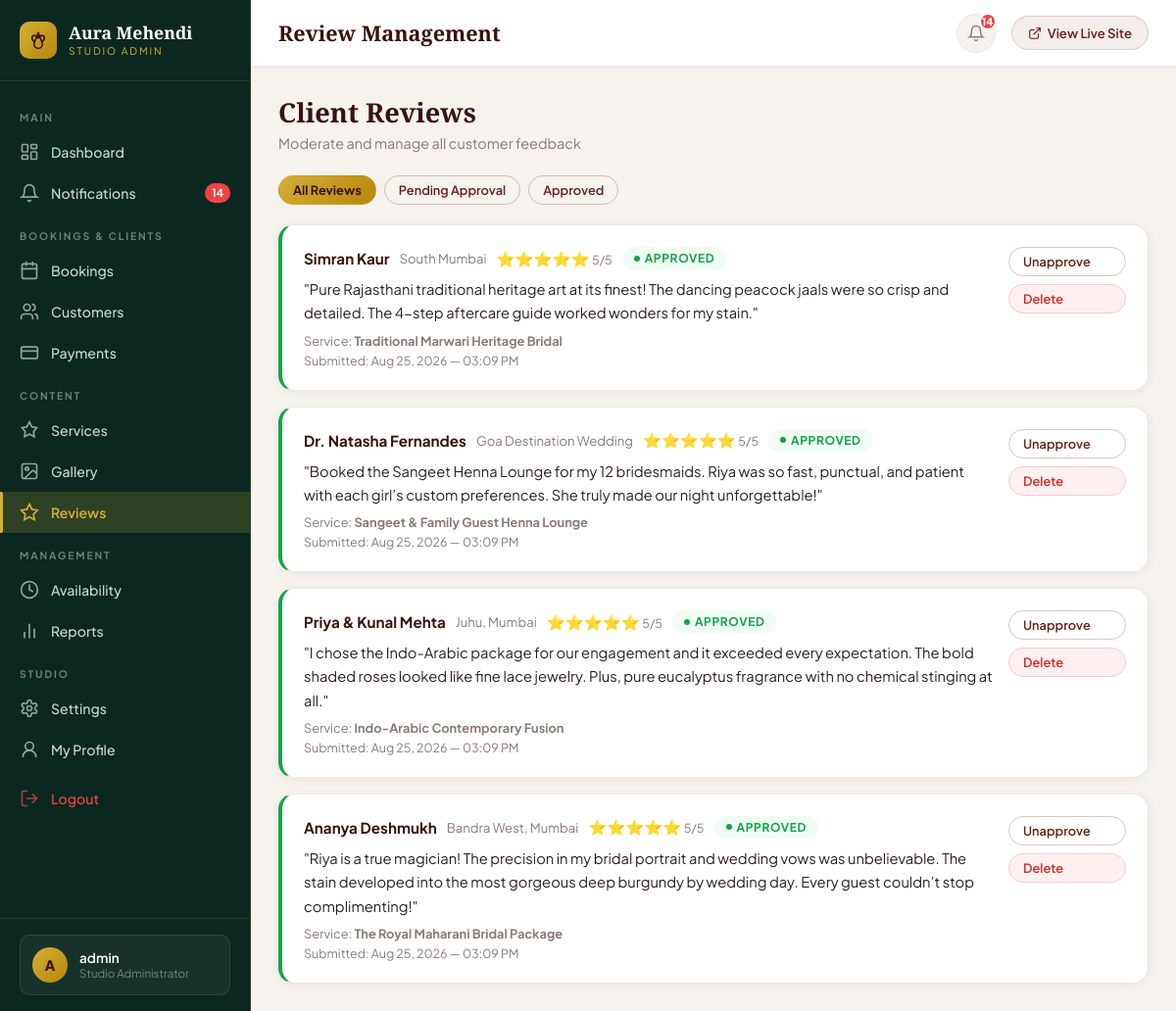
/admin-panel/reviews/ (signed in), run on the app's committed database.
### booking/models.py (models this page shows, shortened)
class Review(models.Model):
    user = models.ForeignKey(User, null=True, blank=True, on_delete=models.SET_NULL, related_name='reviews')
    booking = models.ForeignKey(Booking, null=True, blank=True, on_delete=models.SET_NULL, related_name='review')
    client_name = models.CharField(max_length=120)
    client_location = models.CharField(max_length=120, default='Mumbai, Maharashtra')
    service_taken = models.ForeignKey(Service, null=True, blank=True, on_delete=models.SET_NULL, related_name='reviews')
    rating = models.PositiveSmallIntegerField(default=5, choices=[(1, '1 Star'), (2, '2 Stars'), (3, '3 Stars'), (4, '4 Stars'), (5, '5 Stars')])
    comment = models.TextField()
    is_approved = models.BooleanField(default=True)
    created_at = models.DateTimeField(auto_now_add=True)
    class Meta:
        ordering = ['-created_at']

class Service(models.Model):
    CATEGORY_CHOICES = [
        ('bridal', 'Bridal Couture'),
        ('arabic', 'Arabic & Floral'),
        ('indo_western', 'Indo-Western & Fusion'),
        ('mandala', 'Mandala & Minimalist'),
        ('party', 'Sangeet & Party Mehendi'),
        ('traditional', 'Traditional Rajasthani/Marwari'),
    ]
    title = models.CharField(max_length=120)
    category = models.CharField(max_length=50, choices=CATEGORY_CHOICES, default='bridal')
    tagline = models.CharField(max_length=200, blank=True, help_text="Short highlight, e.g., 'Elaborate elbow-length bridal intricacy'")
    description = models.TextField()
    price = models.DecimalField(max_digits=8, decimal_places=2)
    duration_hours = models.DecimalField(max_digits=4, decimal_places=1, default=2.0)
    badge = models.CharField(max_length=50, blank=True, help_text="e.g. 'Most Popular', 'Bridal Signature'")
    image_url = models.CharField(max_length=400, blank=True, help_text="Image URL or static path")
    image = models.ImageField(upload_to='services/', null=True, blank=True, help_text="Upload image (overrides image URL)")
    features_list = models.TextField(blank=True, help_text="Enter features separated by commas or newlines")
    is_featured = models.BooleanField(default=False)
    is_active = models.BooleanField(default=True, help_text="Inactive services won't appear on the public site")
    created_at = models.DateTimeField(auto_now_add=True)
    class Meta:
        ordering = ['-is_featured', 'price']

### panel/views.py (the view)
# urls.py: path('reviews/', views.reviews_list, name='reviews_list'),
@staff_member_required(login_url='/login/')
def reviews_list(request):
    filter_type = request.GET.get('filter', 'all')
    qs = Review.objects.select_related('service_taken', 'user').all()
    if filter_type == 'pending':
        qs = qs.filter(is_approved=False)
    elif filter_type == 'approved':
        qs = qs.filter(is_approved=True)
    return render(request, 'panel/reviews/list.html', {
        'reviews': qs,
        'filter_type': filter_type,
        'unread_count': _get_unread_count(),
    })

### panel/views.py (called while the page is built)
def _get_unread_count():
    return Notification.objects.filter(is_read=False).count()

### panel/templates/panel/reviews/list.html (shortened to what this page needs)
{% extends 'panel/base_admin.html' %}
{% block page_title %}Review Management{% endblock %}
{% block content %}
<div class="page-header">
  <div class="page-header-left">
    <h1>Client Reviews</h1>
    <p>Moderate and manage all customer feedback</p>
  </div>
</div>
<div style="display:flex;gap:8px;margin-bottom:20px;">
  <a href="{% url 'panel:reviews_list' %}" class="btn-admin btn-admin-sm {% if filter_type == 'all' %}btn-admin-gold{% else %}btn-admin-outline{% endif %}">All Reviews</a>
  <a href="?filter=pending" class="btn-admin btn-admin-sm {% if filter_type == 'pending' %}btn-admin-gold{% else %}btn-admin-outline{% endif %}">Pending Approval</a>
  <a href="?filter=approved" class="btn-admin btn-admin-sm {% if filter_type == 'approved' %}btn-admin-gold{% else %}btn-admin-outline{% endif %}">Approved</a>
</div>
<div style="display:flex;flex-direction:column;gap:16px;">
  {% for review in reviews %}
    <div class="card" style="border-left:4px solid {% if review.is_approved %}#16a34a{% else %}#f59e0b{% endif %};">
      <div class="card-body">
        <div style="display:flex;align-items:flex-start;justify-content:space-between;gap:16px;">
          <div style="flex:1;">
            <div style="display:flex;align-items:center;gap:10px;margin-bottom:8px;flex-wrap:wrap;">
              <strong style="font-size:0.95rem;color:var(--henna-dark);">{{ review.client_name }}</strong>
              <span style="color:var(--text-muted);font-size:0.82rem;">{{ review.client_location }}</span>
              <div style="color:var(--gold);font-size:0.95rem;">
                {% for i in "12345" %}{% if forloop.counter <= review.rating %}⭐{% endif %}{% endfor %}
                <span style="color:var(--text-muted);font-size:0.78rem;">{{ review.rating }}/5</span>
              </div>
              {% if review.is_approved %}
                <span class="status-pill" style="background:#f0fdf4;color:#16a34a;">Approved</span>
              {% else %}
                <span class="status-pill" style="background:#fffbeb;color:#d97706;">Pending</span>
              {% endif %}
            </div>
            <p style="font-size:0.92rem;line-height:1.65;color:var(--text-main);">"{{ review.comment }}"</p>
            {% if review.service_taken %}
              <div style="margin-top:8px;font-size:0.8rem;color:var(--text-muted);">
                Service: <strong>{{ review.service_taken.title }}</strong>
              </div>
            {% endif %}
            <div style="font-size:0.78rem;color:var(--text-muted);margin-top:4px;">
              Submitted: {{ review.created_at|date:"M d, Y — h:i A" }}
            </div>
          </div>
          <div style="display:flex;flex-direction:column;gap:8px;flex-shrink:0;">
            <form method="POST" action="{% url 'panel:review_approve' review.pk %}">
              <button type="submit" class="btn-admin btn-admin-sm {% if review.is_approved %}btn-admin-outline{% else %}btn-admin-success{% endif %}" style="width:120px;">
                {% if review.is_approved %}Unapprove{% else %}✅ Approve{% endif %}
              </button>
            </form>
            <form method="POST" action="{% url 'panel:review_delete' review.pk %}" onsubmit="return confirm('Delete this review permanently?')">
              <button type="submit" class="btn-admin btn-admin-danger btn-admin-sm" style="width:120px;">Delete</button>
            </form>
          </div>
        </div>
      </div>
    </div>
  {% empty %}
    <div style="text-align:center;padding:60px;color:var(--text-muted);">
      <div style="font-size:2.5rem;margin-bottom:12px;">⭐</div>
      <h3>No Reviews Found</h3>
    </div>
  {% endfor %}
</div>
{% endblock %}

### panel/templates/panel/base_admin.html (shortened to what this page needs)
{% load static %}
<!DOCTYPE html>
<html lang="en">
<head>
  <link rel="stylesheet" href="{% static 'panel/css/admin.css' %}">
</head>
<body>
<aside class="admin-sidebar" id="admin-sidebar">
  <a href="{% url 'panel:dashboard' %}" class="sidebar-brand">
    <div class="sidebar-brand-icon">
      <svg width="20" height="20" viewBox="0 0 24 24" fill="none" stroke="currentColor" stroke-width="2" stroke-linecap="round">
        <path d="M12 2C12 7 7 12 7 17a5 5 0 0 0 10 0c0-5-5-10-5-15z"/>
        <path d="M12 9c2-2.5 5-3.5 7-2 1 2 0 5-2 7"/>
        <path d="M12 9c-2-2.5-5-3.5-7-2-1 2 0 5 2 7"/>
      </svg>
    </div>
    <div class="sidebar-brand-text">
      <span class="sidebar-brand-name">Aura Mehendi</span>
      <span class="sidebar-brand-sub">Studio Admin</span>
    </div>
  </a>
  <nav class="sidebar-nav">
    <div class="nav-section-label">Main</div>
    <a href="{% url 'panel:dashboard' %}" class="sidebar-link {% if request.resolver_match.url_name == 'dashboard' or request.resolver_match.url_name == 'dashboard_explicit' %}active{% endif %}">
      Dashboard
    </a>
    <a href="{% url 'panel:notifications' %}" class="sidebar-link {% if 'notification' in request.resolver_match.url_name %}active{% endif %}">
      <svg class="sidebar-link-icon" viewBox="0 0 24 24" fill="none" stroke="currentColor" stroke-width="2" stroke-linecap="round"><path d="M6 8a6 6 0 0 1 12 0c0 7 3 9 3 9H3s3-2 3-9"/><path d="M10.3 21a1.94 1.94 0 0 0 3.4 0"/></svg>
      Notifications
      {% if unread_count > 0 %}<span class="notif-badge">{{ unread_count }}</span>{% endif %}
    </a>
    <div class="nav-section-label">Bookings & Clients</div>
    <a href="{% url 'panel:bookings_list' %}" class="sidebar-link {% if 'booking' in request.resolver_match.url_name %}active{% endif %}">
      <svg class="sidebar-link-icon" viewBox="0 0 24 24" fill="none" stroke="currentColor" stroke-width="2" stroke-linecap="round"><rect width="18" height="18" x="3" y="4" rx="2"/><path d="M16 2v4M8 2v4M3 10h18"/></svg>
      Bookings
    </a>
    <a href="{% url 'panel:customers_list' %}" class="sidebar-link {% if 'customer' in request.resolver_match.url_name %}active{% endif %}">
      <svg class="sidebar-link-icon" viewBox="0 0 24 24" fill="none" stroke="currentColor" stroke-width="2" stroke-linecap="round"><path d="M16 21v-2a4 4 0 0 0-4-4H6a4 4 0 0 0-4 4v2"/><circle cx="9" cy="7" r="4"/><path d="M22 21v-2a4 4 0 0 0-3-3.87"/><path d="M16 3.13a4 4 0 0 1 0 7.75"/></svg>
      Customers
    </a>
    <a href="{% url 'panel:payments_list' %}" class="sidebar-link {% if 'payment' in request.resolver_match.url_name %}active{% endif %}">
      <svg class="sidebar-link-icon" viewBox="0 0 24 24" fill="none" stroke="currentColor" stroke-width="2" stroke-linecap="round"><rect width="20" height="14" x="2" y="5" rx="2"/><line x1="2" x2="22" y1="10" y2="10"/></svg>
      Payments
    </a>
    <div class="nav-section-label">Content</div>
    <a href="{% url 'panel:services_list' %}" class="sidebar-link {% if 'service' in request.resolver_match.url_name %}active{% endif %}">
      <svg class="sidebar-link-icon" viewBox="0 0 24 24" fill="none" stroke="currentColor" stroke-width="2" stroke-linecap="round"><path d="M12 2L15 8L21 9L17 14L18 20L12 17L6 20L7 14L3 9L9 8L12 2Z"/></svg>
      Services
    </a>
    <a href="{% url 'panel:gallery_list' %}" class="sidebar-link {% if 'gallery' in request.resolver_match.url_name %}active{% endif %}">
      <svg class="sidebar-link-icon" viewBox="0 0 24 24" fill="none" stroke="currentColor" stroke-width="2" stroke-linecap="round"><rect width="18" height="18" x="3" y="3" rx="2"/><circle cx="9" cy="9" r="2"/><path d="m21 15-3.086-3.086a2 2 0 0 0-2.828 0L6 21"/></svg>
      Gallery
    </a>
    <a href="{% url 'panel:reviews_list' %}" class="sidebar-link {% if 'review' in request.resolver_match.url_name %}active{% endif %}">
      <svg class="sidebar-link-icon" viewBox="0 0 24 24" fill="none" stroke="currentColor" stroke-width="2" stroke-linecap="round"><polygon points="12 2 15.09 8.26 22 9.27 17 14.14 18.18 21.02 12 17.77 5.82 21.02 7 14.14 2 9.27 8.91 8.26 12 2"/></svg>
      Reviews
    </a>
    <div class="nav-section-label">Management</div>
    <a href="{% url 'panel:availability_manage' %}" class="sidebar-link {% if 'availability' in request.resolver_match.url_name %}active{% endif %}">
      <svg class="sidebar-link-icon" viewBox="0 0 24 24" fill="none" stroke="currentColor" stroke-width="2" stroke-linecap="round"><circle cx="12" cy="12" r="10"/><polyline points="12 6 12 12 16 14"/></svg>
      Availability
    </a>
    <a href="{% url 'panel:reports_dashboard' %}" class="sidebar-link {% if 'report' in request.resolver_match.url_name %}active{% endif %}">
      <svg class="sidebar-link-icon" viewBox="0 0 24 24" fill="none" stroke="currentColor" stroke-width="2" stroke-linecap="round"><line x1="18" x2="18" y1="20" y2="10"/><line x1="12" x2="12" y1="20" y2="4"/><line x1="6" x2="6" y1="20" y2="14"/></svg>
      Reports
    </a>
    <div class="nav-section-label">Studio</div>
    <a href="{% url 'panel:business_settings' %}" class="sidebar-link {% if 'settings' in request.resolver_match.url_name %}active{% endif %}">
      Settings
    </a>
    <a href="{% url 'panel:admin_profile' %}" class="sidebar-link {% if 'profile' in request.resolver_match.url_name %}active{% endif %}">
      <svg class="sidebar-link-icon" viewBox="0 0 24 24" fill="none" stroke="currentColor" stroke-width="2" stroke-linecap="round"><circle cx="12" cy="8" r="5"/><path d="M20 21a8 8 0 1 0-16 0"/></svg>
      My Profile
    </a>
    <a href="{% url 'logout' %}" class="sidebar-link" style="color: #ef4444; margin-top: 8px;">
      <svg class="sidebar-link-icon" viewBox="0 0 24 24" fill="none" stroke="currentColor" stroke-width="2" stroke-linecap="round"><path d="M9 21H5a2 2 0 0 1-2-2V5a2 2 0 0 1 2-2h4"/><polyline points="16 17 21 12 16 7"/><line x1="21" x2="9" y1="12" y2="12"/></svg>
      Logout
    </a>
  </nav>
  <div class="sidebar-footer">
    <div class="sidebar-admin-card">
      <div class="sidebar-avatar">{{ request.user.username|make_list|first|upper }}</div>
      <div>
        <div class="sidebar-admin-name">{{ request.user.first_name|default:request.user.username }}</div>
        <div class="sidebar-admin-role">Studio Administrator</div>
      </div>
    </div>
  </div>
</aside>
<div class="admin-main" id="admin-main">
  <header class="admin-topbar">
    <div style="display:flex;align-items:center;gap:14px;">
      <div class="topbar-title">{% block page_title %}Dashboard{% endblock %}</div>
    </div>
    <div class="topbar-right">
      <a href="{% url 'panel:notifications' %}" class="notif-btn" title="Notifications">
        <svg width="18" height="18" viewBox="0 0 24 24" fill="none" stroke="currentColor" stroke-width="2" stroke-linecap="round"><path d="M6 8a6 6 0 0 1 12 0c0 7 3 9 3 9H3s3-2 3-9"/><path d="M10.3 21a1.94 1.94 0 0 0 3.4 0"/></svg>
        {% if unread_count > 0 %}<span class="notif-count">{{ unread_count }}</span>{% endif %}
      </a>
      <a href="/" target="_blank" class="topbar-view-site">
        <svg width="14" height="14" viewBox="0 0 24 24" fill="none" stroke="currentColor" stroke-width="2" stroke-linecap="round"><path d="M18 13v6a2 2 0 0 1-2 2H5a2 2 0 0 1-2-2V8a2 2 0 0 1 2-2h6"/><polyline points="15 3 21 3 21 9"/><line x1="10" y1="14" x2="21" y2="3"/></svg>
        View Live Site
      </a>
    </div>
  </header>
  <main class="admin-content">
    {% block content %}{% endblock %}
  </main>
</div>
</body>
</html>

### data on the page
Review: client_name "Simran Kaur", client_location "South Mumbai", rating "5", is_approved "APPROVED", comment "Pure Rajasthani traditional heritage art at its finest! The dancing peacock jaals were so crisp and detailed. The 4-step aftercare guide worked wonders for my stain.", service_taken "Traditional Marwari Heritage Bridal", created_at "Aug 25, 2026 — 03:09 PM"
Review: client_name "Dr. Natasha Fernandes", client_location "Goa Destination Wedding", rating "5", is_approved "APPROVED", comment "Booked the Sangeet Henna Lounge for my 12 bridesmaids. Riya was so fast, punctual, and patient with each girl’s custom preferences. She truly made our night unforgettable!", service_taken "Sangeet & Family Guest Henna Lounge", created_at "Aug 25, 2026 — 03:09 PM"
Review: client_name "Priya & Kunal Mehta", client_location "Juhu, Mumbai", rating "5", is_approved "APPROVED", comment "I chose the Indo-Arabic package for our engagement and it exceeded every expectation. The bold shaded roses looked like fine lace jewelry. Plus, pure eucalyptus fragrance with no chemical stinging at all.", service_taken "Indo-Arabic Contemporary Fusion", created_at "Aug 25, 2026 — 03:09 PM"
Review: client_name "Ananya Deshmukh", client_location "Bandra West, Mumbai", rating "5", is_approved "APPROVED", comment "Riya is a true magician! The precision in my bridal portrait and wedding vows was unbelievable. The stain developed into the most gorgeous deep burgundy by wedding day. Every guest couldn’t stop complimenting!", service_taken "The Royal Maharani Bridal Package", created_at "Aug 25, 2026 — 03:09 PM"

### other printed values
{{ unread_count }} "14"
{{ request.user.username|make_list|first|upper }} "A"
{{ request.user.first_name|default:request.user.username }} "admin"
